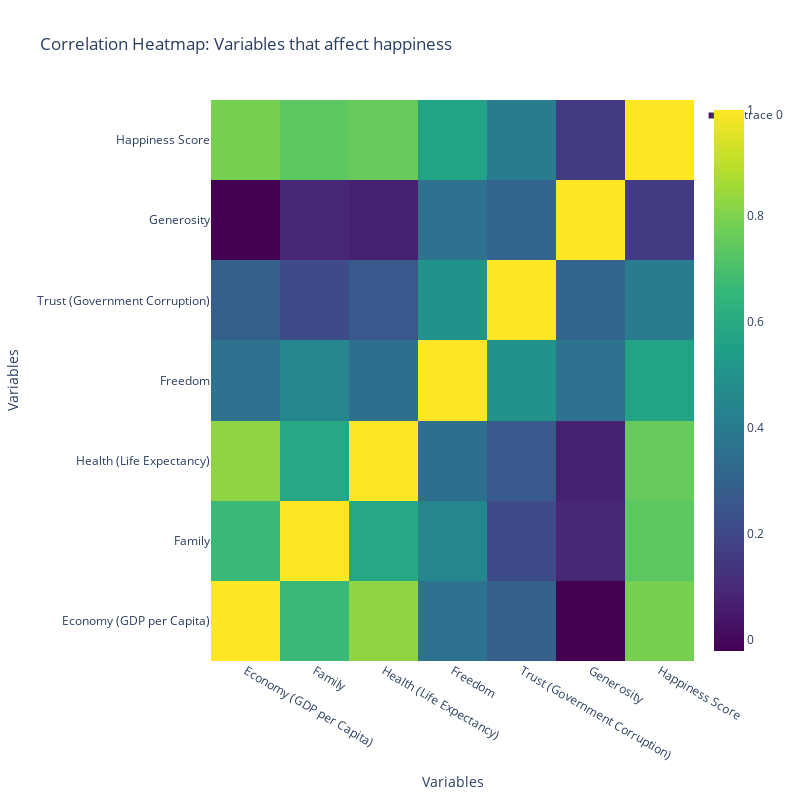

Notebook code for this chart:
### Code cell
# Correlations

sub_df = df[['Economy (GDP per Capita)', 'Family', 'Health (Life Expectancy)', 'Freedom', 'Trust (Government Corruption)', 'Generosity', 'Happiness Score']]

# Compute correlation matrix
corr_matrix = sub_df.corr()

# Creating the heatmap
fig2 = go.Figure(data=go.Heatmap(
    z=corr_matrix.values,
    x=corr_matrix.columns,
    y=corr_matrix.index,
    colorscale='Viridis',
    showscale=True,
    showlegend=True
))

# Customizing the layout
fig2.update_layout(
    title='Correlation Heatmap: Variables that affect happiness',
    width=800,
    height=800,
    xaxis_title='Variables',
    yaxis_title='Variables',
    plot_bgcolor='white'
)

# Show the figure
fig2.show()

### Figure 1 — Plotly figure (JSON) as saved in the notebook; plotly's stock layout.template omitted (floating-point values rounded to 4 significant figures)
{"data": [{"colorscale": [[0, "#440154"], [0.1111, "#482878"], [0.2222, "#3e4989"], [0.3333, "#31688e"], [0.4444, "#26828e"], [0.5556, "#1f9e89"], [0.6667, "#35b779"], [0.7778, "#6ece58"], [0.8889, "#b5de2b"], [1, "#fde725"]], "showlegend": true, "showscale": true, "type": "heatmap", "x": ["Economy (GDP per Capita)", "Family", "Health (Life Expectancy)", "Freedom", "Trust (Government Corruption)", "Generosity", "Happiness Score"], "y": ["Economy (GDP per Capita)", "Family", "Health (Life Expectancy)", "Freedom", "Trust (Government Corruption)", "Generosity", "Happiness Score"], "z": [[1, 0.669, 0.8257, 0.361, 0.2861, -0.02207, 0.7896], [0.669, 1, 0.5862, 0.4502, 0.2136, 0.08963, 0.7393], [0.8257, 0.5862, 1, 0.348, 0.2619, 0.06976, 0.7595], [0.361, 0.4502, 0.348, 1, 0.502, 0.3618, 0.5668], [0.2861, 0.2136, 0.2619, 0.502, 1, 0.3059, 0.402], [-0.02207, 0.08963, 0.06976, 0.3618, 0.3059, 1, 0.1568], [0.7896, 0.7393, 0.7595, 0.5668, 0.402, 0.1568, 1]]}], "layout": {"height": 800, "plot_bgcolor": "white", "title": {"text": "Correlation Heatmap: Variables that affect happiness"}, "width": 800, "xaxis": {"title": {"text": "Variables"}}, "yaxis": {"title": {"text": "Variables"}}}}
